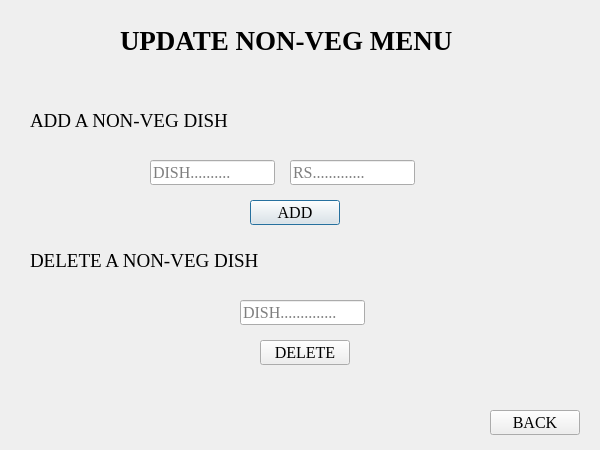
<?xml version="1.0" encoding="UTF-8"?>
<ui version="4.0">
 <class>adminNonVeg</class>
 <widget class="QDialog" name="adminNonVeg">
  <property name="geometry">
   <rect>
    <x>0</x>
    <y>0</y>
    <width>600</width>
    <height>450</height>
   </rect>
  </property>
  <property name="windowTitle">
   <string>Dialog</string>
  </property>
  <property name="styleSheet">
   <string notr="true">background-image: url(:/new/prefix1/backgr.PNG);</string>
  </property>
  <widget class="QLineEdit" name="foodName">
   <property name="geometry">
    <rect>
     <x>150</x>
     <y>160</y>
     <width>125</width>
     <height>25</height>
    </rect>
   </property>
   <property name="font">
    <font>
     <family>Times New Roman</family>
     <pointsize>12</pointsize>
    </font>
   </property>
   <property name="placeholderText">
    <string>DISH..........</string>
   </property>
  </widget>
  <widget class="QLineEdit" name="foodPrice">
   <property name="geometry">
    <rect>
     <x>290</x>
     <y>160</y>
     <width>125</width>
     <height>25</height>
    </rect>
   </property>
   <property name="font">
    <font>
     <family>Times New Roman</family>
     <pointsize>12</pointsize>
    </font>
   </property>
   <property name="placeholderText">
    <string>RS.............</string>
   </property>
  </widget>
  <widget class="QPushButton" name="add">
   <property name="geometry">
    <rect>
     <x>250</x>
     <y>200</y>
     <width>90</width>
     <height>25</height>
    </rect>
   </property>
   <property name="font">
    <font>
     <family>Times New Roman</family>
     <pointsize>12</pointsize>
     <weight>50</weight>
     <bold>false</bold>
    </font>
   </property>
   <property name="text">
    <string>ADD</string>
   </property>
  </widget>
  <widget class="QPushButton" name="back">
   <property name="geometry">
    <rect>
     <x>490</x>
     <y>410</y>
     <width>90</width>
     <height>25</height>
    </rect>
   </property>
   <property name="font">
    <font>
     <family>Times New Roman</family>
     <pointsize>12</pointsize>
    </font>
   </property>
   <property name="text">
    <string>BACK</string>
   </property>
  </widget>
  <widget class="QPushButton" name="del">
   <property name="geometry">
    <rect>
     <x>260</x>
     <y>340</y>
     <width>90</width>
     <height>25</height>
    </rect>
   </property>
   <property name="font">
    <font>
     <family>Times New Roman</family>
     <pointsize>12</pointsize>
    </font>
   </property>
   <property name="text">
    <string>DELETE</string>
   </property>
  </widget>
  <widget class="QLineEdit" name="delFood">
   <property name="geometry">
    <rect>
     <x>240</x>
     <y>300</y>
     <width>125</width>
     <height>25</height>
    </rect>
   </property>
   <property name="font">
    <font>
     <family>Times New Roman</family>
     <pointsize>12</pointsize>
    </font>
   </property>
   <property name="placeholderText">
    <string>DISH..............</string>
   </property>
  </widget>
  <widget class="QLabel" name="label">
   <property name="geometry">
    <rect>
     <x>30</x>
     <y>250</y>
     <width>231</width>
     <height>21</height>
    </rect>
   </property>
   <property name="font">
    <font>
     <family>Times New Roman</family>
     <pointsize>14</pointsize>
    </font>
   </property>
   <property name="text">
    <string>DELETE A NON-VEG DISH</string>
   </property>
  </widget>
  <widget class="QLabel" name="label_2">
   <property name="geometry">
    <rect>
     <x>30</x>
     <y>110</y>
     <width>201</width>
     <height>21</height>
    </rect>
   </property>
   <property name="font">
    <font>
     <family>Times New Roman</family>
     <pointsize>14</pointsize>
    </font>
   </property>
   <property name="text">
    <string>ADD A NON-VEG DISH</string>
   </property>
  </widget>
  <widget class="QLabel" name="label_3">
   <property name="geometry">
    <rect>
     <x>120</x>
     <y>20</y>
     <width>341</width>
     <height>41</height>
    </rect>
   </property>
   <property name="font">
    <font>
     <family>Times New Roman</family>
     <pointsize>20</pointsize>
     <weight>75</weight>
     <bold>true</bold>
    </font>
   </property>
   <property name="text">
    <string>UPDATE NON-VEG MENU</string>
   </property>
  </widget>
 </widget>
 <resources/>
 <connections/>
</ui>
